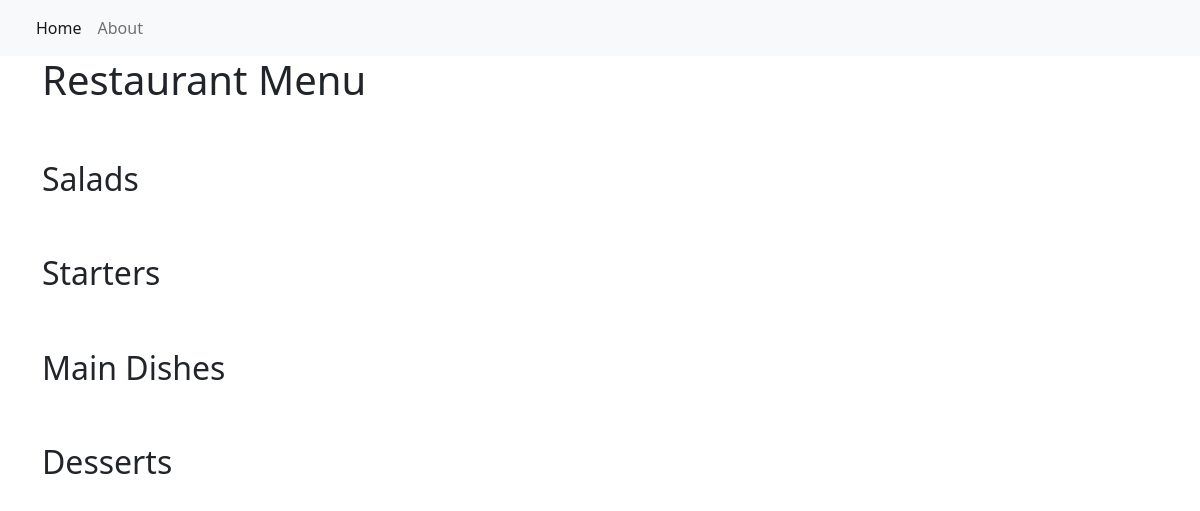
/, run on an earlier commit of the app's database.
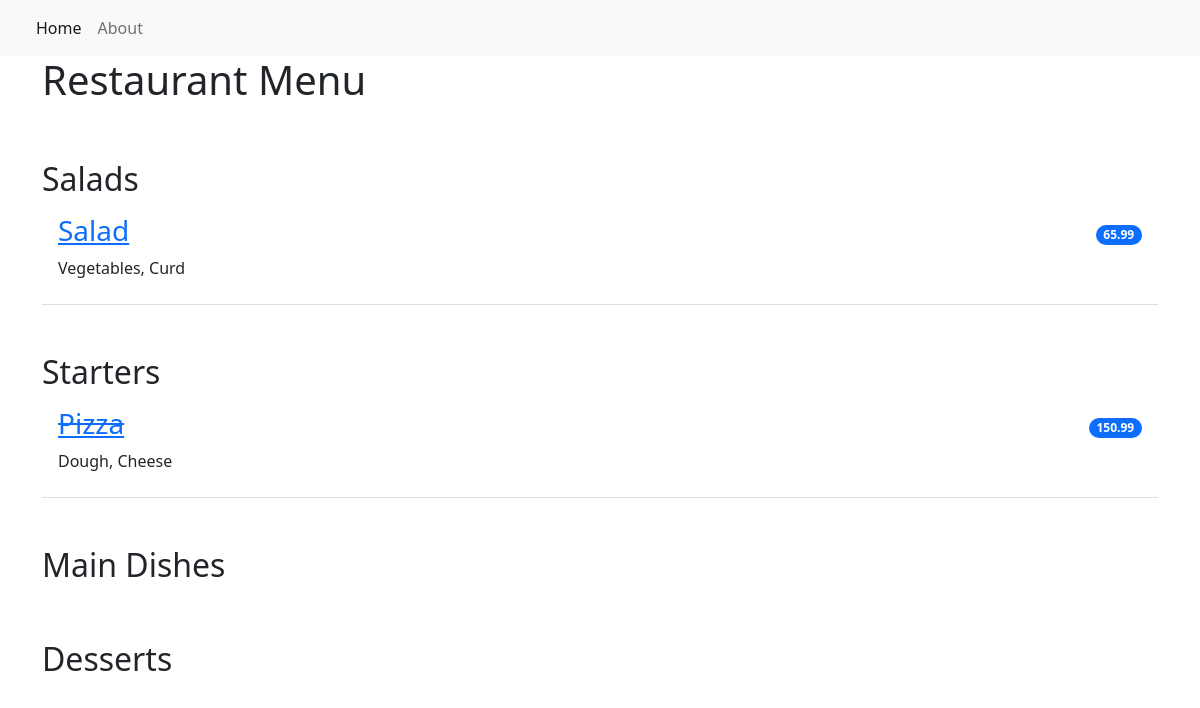
And on a later commit of the database.
### restaurant_menu/models.py (models this page shows, shortened)
class Item(models.Model):
    meal = models.CharField(max_length=1000, unique=True)
    description = models.CharField(max_length=1000)
    price = models. DecimalField(max_digits=10,decimal_places=2)
    meal_type = models.CharField(max_length=200,choices=MEAL_TYPE)
    author = models.ForeignKey(User, on_delete=models.PROTECT)
    status =models.IntegerField(choices=STATUS)
    date_created = models.DateField(auto_now_add=True)
    date_updated = models.DateField(auto_now=True)

### restaurant_menu/views.py (the view)
# urls.py: path('', views.MenuList.as_view(), name = 'home'),
class MenuList(generic.ListView):
    queryset = Item.objects.order_by("-date_created")
    template_name = "index.html"
    def get_context_data(self, *, object_list=None, **kwargs):
        context = super().get_context_data(**kwargs)
        context["meals"] = MEAL_TYPE
        return context

### restaurant_menu/templates/index.html
{% extends 'base.html' %}
{% block content %}
<div class="container">
  <h1>Restaurant Menu</h1>
    <ul class="list-group list-group-flush">
        {% for meal in meals %}
            <h2 class="pt-5">{{ meal.1 }}</h2>
                {% for row in item_list %}
                    {% if row.meal_type == meal.0 %}
                        {% if row.status == 1 %}
                        <li class="list-group-item d-flex justify-content-between align-items-center border-0 pb-0">
                            <a href="{% url 'menu_item' row.pk %}"><h3><del>{{ row.meal }}</del></h3></a>
                            <span class="badge bg-primary rounded-pill">{{ row.price }}</span>
                        </li>
                        <li class="list-group-item pt-0">
                            <p>{{ row.description }}</p>
                        </li>
                        {% else %}
                        <li class="list-group-item d-flex justify-content-between align-items-center border-0 pb-0">
                            <a href="{% url 'menu_item' row.pk %}"><h3>{{ row.meal }}</h3></a>
                            <span class="badge bg-primary rounded-pill">{{ row.price }}</span>
                        </li>
                        <li class="list-group-item pt-0">
                            <p>{{ row.description }}</p>
                        </li>
                        {% endif %}
                    {% endif %}
                {% endfor %}
        {% endfor %}
    </ul>
</div>
{% endblock content %}

What changed in the data, as far as the page shows it:
added Item: meal "Salad", price "65.99", description "Vegetables, Curd", shown under "Salads"
added Item: meal "Pizza", price "150.99", description "Dough, Cheese", shown under "Starters"
